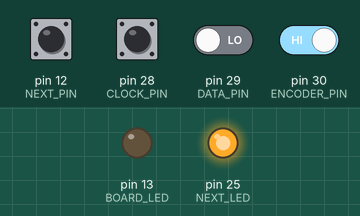
Simulated run of this sketch. Board: Teensy 4. Parts: output pins drawn as LEDs (lit = HIGH). The inputs (shaded band) are chosen by the test bench; at power-on: pin 12 (NEXT_PIN), pin 30 (ENCODER_PIN) HIGH, pin 28 (CLOCK_PIN), pin 29 (DATA_PIN) LOW. What the sketch prints to the serial monitor is not drawn.

Above: at 1.2 s.
1.3 s: pin 12 (NEXT_PIN) pulled LOW for 0.15 s
2.9 s: pin 28 (CLOCK_PIN) pulsed HIGH 2 times (0.12 s each, 0.3 s apart)
Timing chart, 0 to 5.9 s (numbered marks = the images above; inputs shaded):
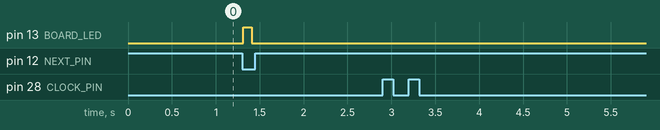

The sketch:

ProtoboardVolumeOnly.ino
```cpp
/*
 * MediaButtons ProtoboardLCD
 * github.com/EricThirteen
 *
 * Buttons to USB Keyboard Example - Special Media Player Keys
 * Set USB Type: Tools > USB Type > Serial + Keyboard + Mouse + Joystick
 *
 * Modified existing example from Teensy:
 * Buttons to USB Keyboard Example - Special Media Player Keys
 *
 * Added code for:
 * - Rotary encoder (Inland brand with integrated button, don't but it)
 * - LCD I2C to display data from serial port
 * - Other stuff
 */

#include <Bounce.h>
#include <Wire.h>

// #include <LiquidCrystal_I2C.h>

#define BOARD_LED 13

// #define PREV_PIN 2
// #define PREV_LED 3
// #define PLAY_PAUSE_PIN 7
// #define PLAY_PAUSE_LED 8
#define NEXT_PIN 12
#define NEXT_LED 25 // Hotwired this to PIN 25 on the protoboard
#define CLOCK_PIN 28
#define DATA_PIN 29
#define ENCODER_PIN 30

//LCD I2C address is usually 0x27
//20,4 = 16 chars x 2 line display
// LiquidCrystal_I2C lcd(0x27,20,4);


//Data from PC:
// const byte numChars = 32;
// char receivedChars[numChars];
// char tempChars[numChars];
// char messageFromPC[numChars] = {0};
// int integerFromPC = 0;
// float floatFromPC = 0.0;
// boolean newData = false;

//10 ms debounce time is good for most pushbuttons.
//Increase this time if a button is too sensitive.
//At times, the arcade buttons seem too sensitive.
//Bounce previousButton = Bounce(PREV_PIN, 10);
//Bounce playPauseButton = Bounce(PLAY_PAUSE_PIN, 10);
Bounce nextButton = Bounce(NEXT_PIN, 10);
Bounce encoderButton = Bounce(ENCODER_PIN, 10);

int VolumeChange = 0;
//bool Mute = false;

void setup() {

  pinMode(BOARD_LED, OUTPUT);
  //pinMode(PREV_LED, OUTPUT);
  //pinMode(PLAY_PAUSE_LED, OUTPUT);
  pinMode(NEXT_LED, OUTPUT);

  //pinMode(PREV_PIN, INPUT_PULLUP);
  //pinMode(PLAY_PAUSE_PIN, INPUT_PULLUP);
  pinMode(NEXT_PIN, INPUT_PULLUP);
  pinMode(ENCODER_PIN, INPUT);
  pinMode(CLOCK_PIN, INPUT);
  pinMode(DATA_PIN, INPUT);

  //We're using arcade buttons with LEDs, let's light 'em up:
  //digitalWrite(PREV_LED, HIGH);
  //digitalWrite(PLAY_PAUSE_LED, HIGH);
  digitalWrite(NEXT_LED, HIGH);

  //lcd.init();
  //lcd.backlight();
  //Serial.begin(9600);
}

void loop() {
  //previousButton.update();
  //playPauseButton.update();
  nextButton.update();
  encoderButton.update();
  // CheckForMessages();
  // if (newData == true) {
  //     // this temporary copy is necessary to protect the original data
  //     // strtok() used in parseData() replaces the | with \0
  //     strcpy(tempChars, receivedChars);
  //     parseData();
  //     showParsedData();
  //     newData = false;
  // }

  // if (previousButton.fallingEdge()) {
  //   Keyboard.press(KEY_MEDIA_PREV_TRACK);
  //   Keyboard.release(KEY_MEDIA_PREV_TRACK);
  //   Blink(BOARD_LED, 100);
  // }
  // if (playPauseButton.fallingEdge()) {
  //   Keyboard.press(KEY_MEDIA_PLAY_PAUSE);
  //   Keyboard.release(KEY_MEDIA_PLAY_PAUSE);
  //   Blink(BOARD_LED, 100);
  // }
  if (nextButton.fallingEdge()) {
    Keyboard.press(KEY_MEDIA_MUTE);
    Keyboard.release(KEY_MEDIA_MUTE);
    Blink(BOARD_LED, 100);
  }
  if (encoderButton.fallingEdge()) {
    Keyboard.press(KEY_MEDIA_MUTE);
    Keyboard.release(KEY_MEDIA_MUTE);
    Blink(BOARD_LED, 100);
  }
  //Rotary Encoder:
  VolumeChange = CheckVolume();
  if (VolumeChange < 0){
    Serial.println("Descrease");
    Keyboard.press(KEY_MEDIA_VOLUME_DEC);
    Keyboard.release(KEY_MEDIA_VOLUME_DEC);
  }
  else if (VolumeChange > 0){
    Serial.println("Increase");
    Keyboard.press(KEY_MEDIA_VOLUME_INC);
    Keyboard.release(KEY_MEDIA_VOLUME_INC);
  }
}

/* Incoming data is formatted. Example:
 * <Volume|72|1.45>
 *
 * < = start marker
 * | = data delimiter
 * > = end marker */
// void CheckForMessages(){
//   static boolean recvInProgress = false;
//   static byte ndx = 0;
//   char startMarker = '<';
//   char endMarker = '>';
//   char rc;

//   while (Serial.available() > 0 && newData == false){
//     rc = Serial.read();
//     if (recvInProgress == true) {
//       if (rc != endMarker) {
//         receivedChars[ndx] = rc;
//         ndx++;
//         if (ndx >= numChars) {
//           ndx = numChars - 1;
//         }
//       }
//       else {
//         receivedChars[ndx] = '\0'; //terminate the string
//         recvInProgress = false;
//         ndx = 0;
//         newData = true;
//       }
//     }
//     else if (rc == startMarker) {
//       recvInProgress = true;
//     }
//   }
// }

/* We are sending the Arduino a | delimited string and
 * parsing that as a string, int, float */
// void parseData(){
//   //Used by strtok() as an index
//   char * strtokIndx;

//   //Get the first part of the message:
//   strtokIndx = strtok(tempChars,"|");
//   strcpy(messageFromPC, strtokIndx);

//   //Continue where we left it:
//   strtokIndx = strtok(NULL, "|");
//   //Convert from int:
//   integerFromPC = atoi(strtokIndx);

//   //Continue where we left it:
//   strtokIndx = strtok(NULL, "|");
//   //Convert from float:
//   floatFromPC = atof(strtokIndx);
// }

// void showParsedData(){
//   UpdateLCD(messageFromPC);
//   //Moved the blinking for the volume to here.
//   //This way the board blinks when volumen change
//   //is initiated on the usb host side, too.
//   Blink(BOARD_LED, 20);
// }

void Blink(int PIN,int HowLong){
  digitalWrite(PIN, HIGH);
  delay(HowLong);
  digitalWrite(PIN, LOW);
  Serial.println("Blink");
}

// void UpdateLCD(String Message){
//   //lcd.autoscroll();
//   lcd.clear();
//   lcd.setCursor(0,0);
//   lcd.print(Message + integerFromPC);
// }

int CheckVolume(){
  static uint16_t state = 0;
  delayMicroseconds(100);
  state = (state<<1) | digitalRead(CLOCK_PIN) | 0xe000;
  if (state==0xf000){
    state=0x0000;
    if(digitalRead(DATA_PIN)){
      return 1;
    }
    else {
      return -1;
    }
  }
  else {
    return 0;
  }
}
```

Measured:
- after the input at 1.3 s, pin 13 (BOARD_LED): LOW → HIGH at once, → LOW 0.10 s later
- after the input at 2.9 s, every drawn part: stays the same
